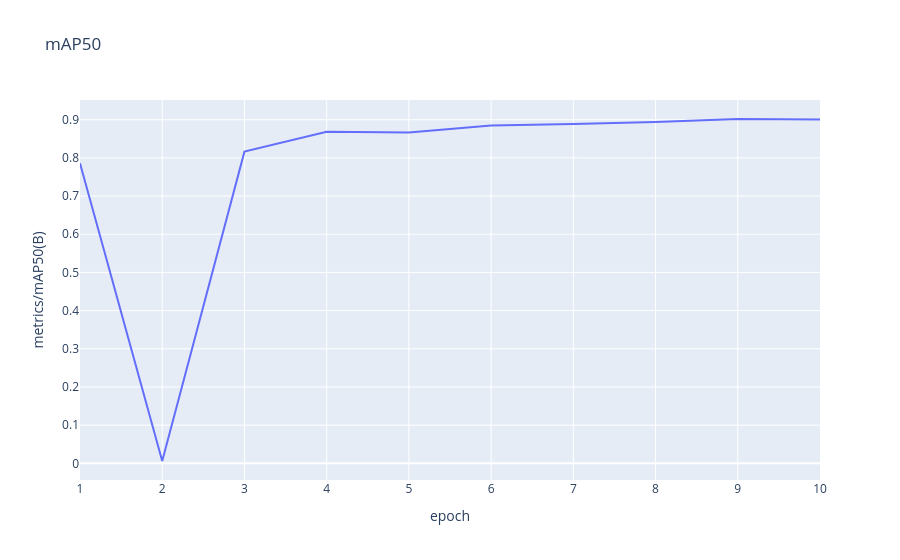

Write notebook code for a chart like this one.
### Markdown cell above
Melakukan ploting akurasi mAP50

### Code cell
import plotly.express as px
import pandas as pd

df = pd.read_csv("runs/detect/train/results.csv")
fig = px.line(df, x='                  epoch', y='       metrics/mAP50(B)', title='mAP50')
fig.show()

### Figure 1 — Plotly figure (JSON) as saved in the notebook; plotly's stock layout.template omitted (floating-point values rounded to 4 significant figures)
{"data": [{"hovertemplate": "                  epoch=%{x}<br>       metrics/mAP50(B)=%{y}<extra></extra>", "legendgroup": "", "line": {"color": "#636efa", "dash": "solid"}, "marker": {"symbol": "circle"}, "mode": "lines", "name": "", "orientation": "v", "showlegend": false, "type": "scatter", "x": [1, 2, 3, 4, 5, 6, 7, 8, 9, 10], "xaxis": "x", "y": [0.7861, 0.00613, 0.8164, 0.8682, 0.8666, 0.8845, 0.889, 0.8939, 0.9018, 0.9002], "yaxis": "y"}], "layout": {"legend": {"tracegroupgap": 0}, "title": {"text": "mAP50"}, "xaxis": {"anchor": "y", "domain": [0, 1], "title": {"text": "                  epoch"}}, "yaxis": {"anchor": "x", "domain": [0, 1], "title": {"text": "       metrics/mAP50(B)"}}}}
